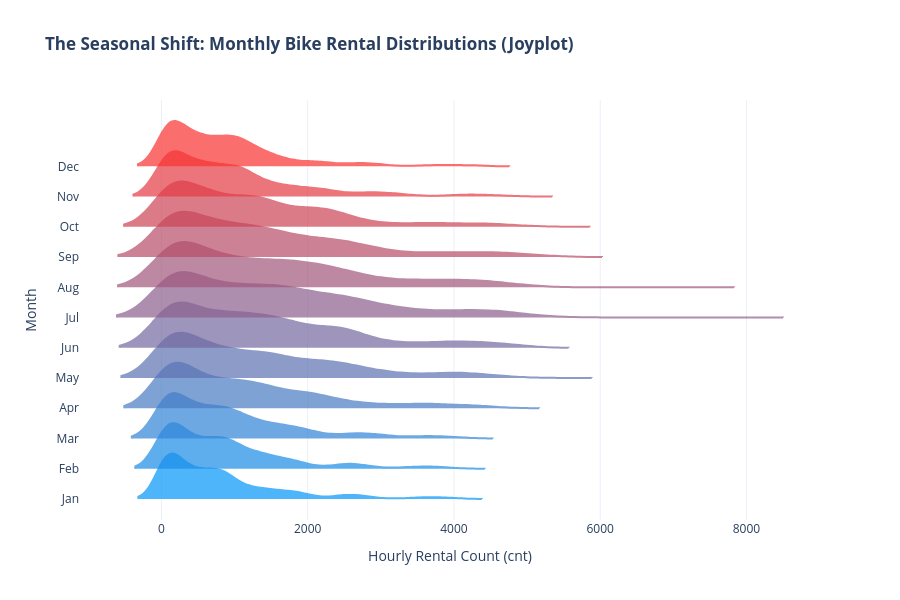

Notebook source saved alongside this figure:
### Markdown cell above
- Interpreting our 7-Day Weekly Decomposition

Now that we have adjusted our seasonal period to $7$ (representing a weekly cycle), our decomposition is mathematically stable and highly informative:

1. **Observed Data:** Our raw daily averages, showing clear high-frequency weekly spikes riding on top of the long-term annual wave.
2. **Trend (7-Day Smooth):** By using a short 7-day window, we preserve almost our entire timeline (losing only 3 days of data at each boundary). This line smoothly tracks the transitions between summer peaks and winter troughs without any weekday noise.
3. **Seasonal (Weekly Pattern):** A clean, repeating weekly profile. Because the timeline spans 2 years, this plot shows over 100 identical weekly cycles packed together.
4. **Residuals (Noise):** This represents the "leftovers" (e.g., unexpected weather anomalies, public holidays, or transit disruptions). Notice how the residuals are mostly packed around 0, with a few major outliers—such as the large positive spike in July 2015.

### Code cell
from plotly.colors import n_colors

# 1. Prepare our monthly data groups
df['month'] = df.index.month
months = ['Jan', 'Feb', 'Mar', 'Apr', 'May', 'Jun', 'Jul', 'Aug', 'Sep', 'Oct', 'Nov', 'Dec']

# 2. Generate a custom gradient scale from Winter Blue to Summer Red
# We use 12 steps to match the 12 months
colors = n_colors('rgb(5, 150, 250)', 'rgb(250, 50, 50)', 12, colortype='rgb')

fig = go.Figure()

# 3. Add a horizontal, single-sided violin for each month
for i in range(1, 13):
    # Filter 'cnt' for the specific month
    month_data = df[df['month'] == i]['cnt']
    
    fig.add_trace(go.Violin(
        x=month_data, 
        name=months[i-1], 
        line_color=colors[i-1],
        fillcolor=colors[i-1],
        opacity=0.7
    ))

# 4. Apply your beautiful styling parameters!
fig.update_traces(
    orientation='h', 
    side='positive',  # Keeps it single-sided
    width=3,          # Lets the distributions overlap beautifully
    points=False      # Hides individual points for a clean look
)

fig.update_layout(
    title="<b>The Seasonal Shift: Monthly Bike Rental Distributions (Joyplot)</b>",
    xaxis_title="Hourly Rental Count (cnt)",
    yaxis_title="Month",
    xaxis_showgrid=True,
    xaxis_zeroline=False,
    template='plotly_white',
    height=600,
    showlegend=False  # Hide the legend since the y-axis labels the months
)

fig.show()

### Figure 1 — Plotly figure (JSON) as saved in the notebook; plotly's stock layout.template omitted (floating-point values rounded to 4 significant figures; data arrays with more than 128 entries replaced by an {"elided": "..."} marker saying what was removed)
{"data": [{"fillcolor": "rgb(5.0, 150.0, 250.0)", "line": {"color": "rgb(5.0, 150.0, 250.0)"}, "name": "Jan", "opacity": 0.7, "orientation": "h", "points": false, "side": "positive", "type": "violin", "width": 3, "x": {"elided": "1487 int values"}}, {"fillcolor": "rgb(27.272727272727273, 140.9090909090909, 231.8181818181818)", "line": {"color": "rgb(27.272727272727273, 140.9090909090909, 231.8181818181818)"}, "name": "Feb", "opacity": 0.7, "orientation": "h", "points": false, "side": "positive", "type": "violin", "width": 3, "x": {"elided": "1359 int values"}}, {"fillcolor": "rgb(49.54545454545455, 131.8181818181818, 213.63636363636363)", "line": {"color": "rgb(49.54545454545455, 131.8181818181818, 213.63636363636363)"}, "name": "Mar", "opacity": 0.7, "orientation": "h", "points": false, "side": "positive", "type": "violin", "width": 3, "x": {"elided": "1468 int values"}}, {"fillcolor": "rgb(71.81818181818181, 122.72727272727272, 195.45454545454544)", "line": {"color": "rgb(71.81818181818181, 122.72727272727272, 195.45454545454544)"}, "name": "Apr", "opacity": 0.7, "orientation": "h", "points": false, "side": "positive", "type": "violin", "width": 3, "x": {"elided": "1438 int values"}}, {"fillcolor": "rgb(94.0909090909091, 113.63636363636363, 177.27272727272725)", "line": {"color": "rgb(94.0909090909091, 113.63636363636363, 177.27272727272725)"}, "name": "May", "opacity": 0.7, "orientation": "h", "points": false, "side": "positive", "type": "violin", "width": 3, "x": {"elided": "1488 int values"}}, {"fillcolor": "rgb(116.36363636363637, 104.54545454545453, 159.09090909090907)", "line": {"color": "rgb(116.36363636363637, 104.54545454545453, 159.09090909090907)"}, "name": "Jun", "opacity": 0.7, "orientation": "h", "points": false, "side": "positive", "type": "violin", "width": 3, "x": {"elided": "1422 int values"}}, {"fillcolor": "rgb(138.63636363636363, 95.45454545454545, 140.9090909090909)", "line": {"color": "rgb(138.63636363636363, 95.45454545454545, 140.9090909090909)"}, "name": "Jul", "opacity": 0.7, "orientation": "h", "points": false, "side": "positive", "type": "violin", "width": 3, "x": {"elided": "1481 int values"}}, {"fillcolor": "rgb(160.9090909090909, 86.36363636363636, 122.72727272727272)", "line": {"color": "rgb(160.9090909090909, 86.36363636363636, 122.72727272727272)"}, "name": "Aug", "opacity": 0.7, "orientation": "h", "points": false, "side": "positive", "type": "violin", "width": 3, "x": {"elided": "1484 int values"}}, {"fillcolor": "rgb(183.1818181818182, 77.27272727272727, 104.54545454545453)", "line": {"color": "rgb(183.1818181818182, 77.27272727272727, 104.54545454545453)"}, "name": "Sep", "opacity": 0.7, "orientation": "h", "points": false, "side": "positive", "type": "violin", "width": 3, "x": {"elided": "1394 int values"}}, {"fillcolor": "rgb(205.45454545454547, 68.18181818181817, 86.36363636363635)", "line": {"color": "rgb(205.45454545454547, 68.18181818181817, 86.36363636363635)"}, "name": "Oct", "opacity": 0.7, "orientation": "h", "points": false, "side": "positive", "type": "violin", "width": 3, "x": {"elided": "1479 int values"}}, {"fillcolor": "rgb(227.72727272727275, 59.09090909090908, 68.18181818181816)", "line": {"color": "rgb(227.72727272727275, 59.09090909090908, 68.18181818181816)"}, "name": "Nov", "opacity": 0.7, "orientation": "h", "points": false, "side": "positive", "type": "violin", "width": 3, "x": {"elided": "1430 int values"}}, {"fillcolor": "rgb(250.0, 49.999999999999986, 49.99999999999997)", "line": {"color": "rgb(250.0, 49.999999999999986, 49.99999999999997)"}, "name": "Dec", "opacity": 0.7, "orientation": "h", "points": false, "side": "positive", "type": "violin", "width": 3, "x": {"elided": "1484 int values"}}], "layout": {"height": 600, "showlegend": false, "title": {"text": "<b>The Seasonal Shift: Monthly Bike Rental Distributions (Joyplot)</b>"}, "xaxis": {"showgrid": true, "title": {"text": "Hourly Rental Count (cnt)"}, "zeroline": false}, "yaxis": {"title": {"text": "Month"}}}}
